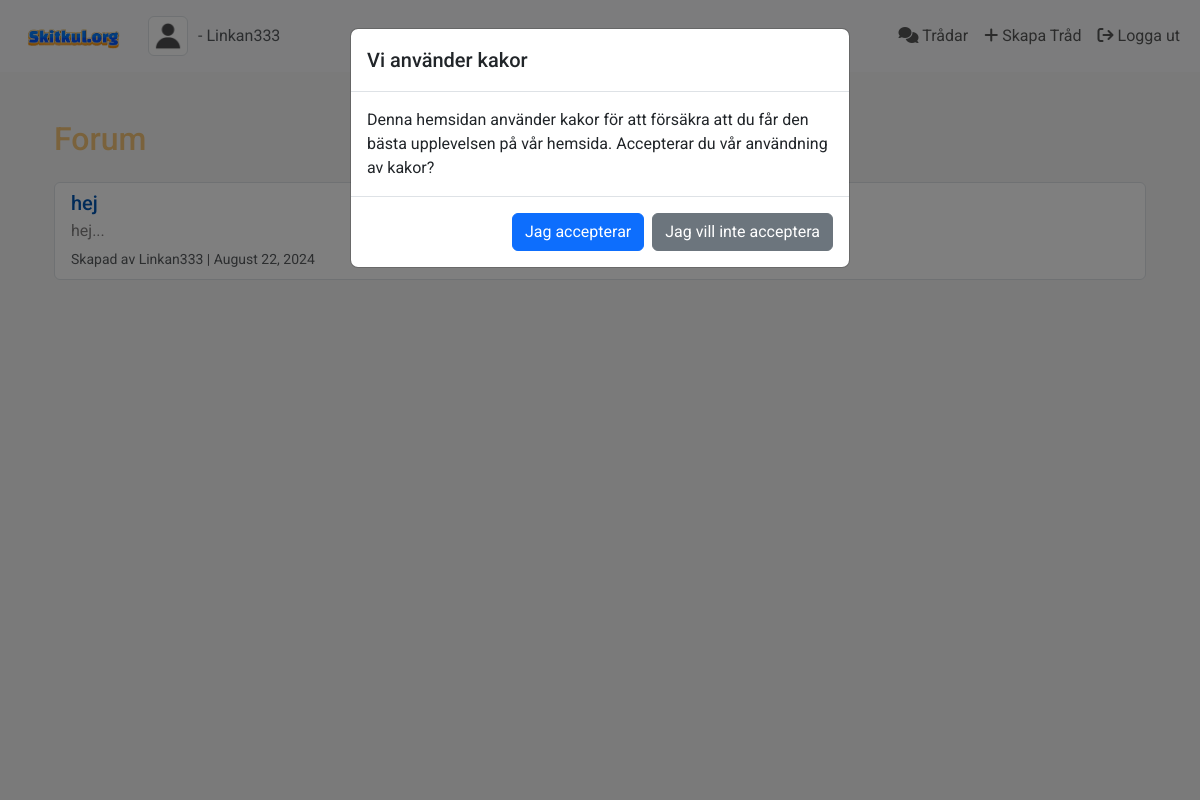
The page /forum (signed in) on the database its author committed.
### app.py (models this page shows, shortened)
class User(db.Model, UserMixin):
    id = db.Column(db.Integer, primary_key=True)
    username = db.Column(db.String(150), nullable=False, unique=True)
    email = db.Column(db.String(150), nullable=False, unique=True)
    password = db.Column(db.String(150), nullable=False)
    profile_picture = db.Column(db.String(150), nullable=True)
    join_date = db.Column(db.DateTime, nullable=False, default=datetime.utcnow)
    is_active = db.Column(db.Boolean, default=False)
    threads = db.relationship('Thread', backref='author', lazy=True)
    is_admin = db.Column(db.Boolean, default=False)
    notifications = db.relationship('Notification', back_populates='user', lazy='dynamic')

class Thread(db.Model):
    id = db.Column(db.Integer, primary_key=True)
    title = db.Column(db.String(150), nullable=False)
    content = db.Column(db.Text, nullable=False)
    author_id = db.Column(db.Integer, db.ForeignKey('user.id'), nullable=False)
    timestamp = db.Column(db.DateTime, default=datetime.utcnow)
    replies = db.relationship('Reply', backref='thread', lazy=True, cascade='all, delete-orphan')

### app.py (the view)
@app.route('/forum')
def forum():
    threads = Thread.query.order_by(Thread.timestamp.desc()).all()
    return render_template('forum.html', threads=threads)

### app.py (called while the page is built)
@login_manager.user_loader
def load_user(user_id):
    return User.query.get(int(user_id))

### templates/forum.html
{% extends "layout.html" %}
{% block content %}
<div class="container mt-5">
    <h2 class="mb-4" style="color: rgba(243, 156, 18, 0.55);">Forum</h2>
    <div class="list-group">
        {% for thread in threads %}
            <a href="{{ url_for('view_thread', thread_id=thread.id) }}" class="list-group-item list-group-item-action border rounded" style="border-color: black;">
                <h5 class="mb-1" style="color: #0056b3;">{{ thread.title }}</h5>
                <p class="mb-1" style="color: #807e7e;">{{ thread.content[:100] }}...</p>
                <small class="text-muted">Skapad av {{ thread.author.username }} | {{ thread.timestamp.strftime('%B %d, %Y') }}</small>
            </a>
        {% else %}
            <p>Inga trådar har skapats ännu.</p>
        {% endfor %}
    </div>
</div>
{% endblock %}

### templates/layout.html (shortened to what this page needs)
<!DOCTYPE html>
<html lang="en">
<head>
    <link href="https://cdn.jsdelivr.net/npm/bootstrap@5.3.3/dist/css/bootstrap.min.css" rel="stylesheet">
    <link rel="stylesheet" href="https://cdnjs.cloudflare.com/ajax/libs/font-awesome/6.6.0/css/all.min.css" />
    <link rel="stylesheet" href="{{ url_for('static', filename='css/styles.css') }}">
</head>
<body>
<nav class="navbar navbar-expand-lg navbar-light bg-light">
    <div class="container-fluid">
        <a class="navbar-brand" href="/">
            <img src="/static/media/logga.png" alt="Skitkul.org" width="120">
        </a>
        <div class="d-flex align-items-center">
            {% if current_user.is_authenticated %}
                {% set profile_pic = current_user.profile_picture or 'default.png' %}
                <img src="{{ url_for('static', filename='profile_pics/' + profile_pic) }}" alt="Profile Picture" class="img-thumbnail" style="width: 40px; height: 40px; margin-right: 10px;">
                <a class="mb-0 text-muted" style="text-decoration: none;" href="{{ url_for('user_profile', username=current_user.username) }}">
                    - {{ current_user.username }}
                </a>
            {% endif %}
        </div>
        <div class="collapse navbar-collapse justify-content-end" id="navbarNav">
            <ul class="navbar-nav">
                <li class="nav-item">
                    <a class="nav-link" href="/forum"><i class="fas fa-comments"></i> Trådar</a>
                </li>
                {% if current_user.is_authenticated %}
                    <li class="nav-item">
                        <a class="nav-link" href="/threads/new"><i class="fas fa-plus"></i> Skapa Tråd</a>
                    </li>
                    <li class="nav-item">
                        <a class="nav-link" href="/logout"><i class="fa-solid fa-arrow-right-from-bracket"></i> Logga ut</a>
                    </li>
                {% endif %}
            </ul>
        </div>
    </div>
</nav>
<div class="modal fade" id="cookieConsentModal" tabindex="-1" aria-labelledby="cookieConsentModalLabel" aria-hidden="true">
    <div class="modal-dialog">
        <div class="modal-content">
            <div class="modal-header">
                <h5 class="modal-title" id="cookieConsentModalLabel">Vi använder kakor</h5>
            </div>
            <div class="modal-body">
                Denna hemsidan använder kakor för att försäkra att du får den bästa upplevelsen på vår hemsida. Accepterar du vår användning av kakor?
            </div>
            <div class="modal-footer">
                <button type="button" class="btn btn-primary" id="acceptCookies">Jag accepterar</button>
                <button type="button" class="btn btn-secondary" id="declineCookies">Jag vill inte acceptera</button>
            </div>
        </div>
    </div>
</div>
    <div class="container">
        {% block content %}{% endblock %}
    </div>
    </body>
</html>

### static/styles.css (style rules this page uses)
body { font-family: 'Roboto', sans-serif; background: whitesmoke; }
.navbar-brand img { max-height: 50px; }

### rows shown on the page
User: username "Linkan333"
Thread: title "hej", content "hej", author.username "Linkan333", timestamp "August 22, 2024"
